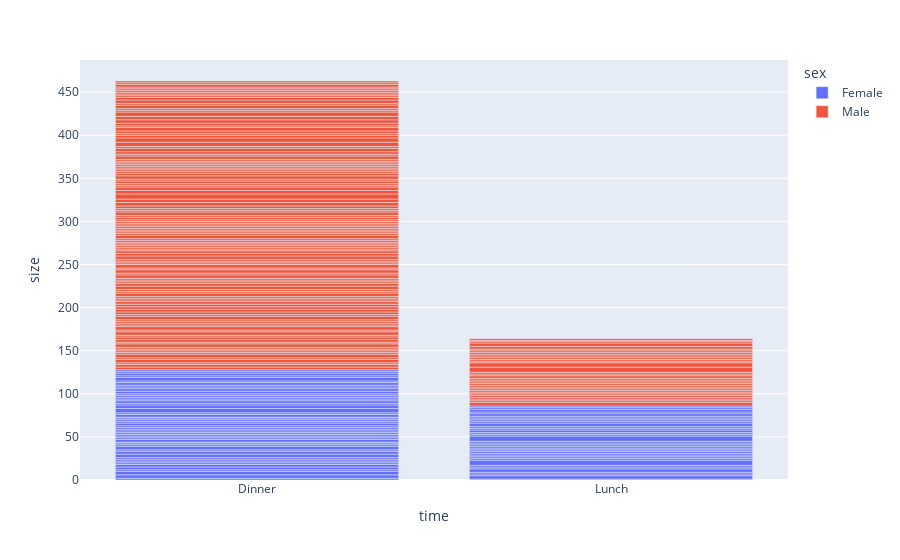

Here is the notebook cell this chart was saved with:
### Code cell
b = tips.groupby("time")['size'].sum().reset_index().T
print(b.to_string(header=False))

fig = px.bar(tips, x='time', y='size', color="sex")
fig.show()

### Figure 1 — Plotly figure (JSON) as saved in the notebook; plotly's stock layout.template omitted (floating-point values rounded to 4 significant figures; data arrays with more than 128 entries replaced by an {"elided": "..."} marker saying what was removed)
{"data": [{"alignmentgroup": "True", "hovertemplate": "sex=Female<br>time=%{x}<br>size=%{y}<extra></extra>", "legendgroup": "Female", "marker": {"color": "#636efa", "pattern": {"shape": ""}}, "name": "Female", "offsetgroup": "Female", "orientation": "v", "showlegend": true, "textposition": "auto", "type": "bar", "x": ["Dinner", "Dinner", "Dinner", "Dinner", "Dinner", "Dinner", "Dinner", "Dinner", "Dinner", "Dinner", "Dinner", "Dinner", "Dinner", "Dinner", "Dinner", "Dinner", "Dinner", "Dinner", "Dinner", "Dinner", "Dinner", "Lunch", "Lunch", "Dinner", "Dinner", "Dinner", "Dinner", "Dinner", "Dinner", "Dinner", "Dinner", "Dinner", "Dinner", "Dinner", "Dinner", "Lunch", "Lunch", "Lunch", "Lunch", "Lunch", "Lunch", "Lunch", "Lunch", "Lunch", "Lunch", "Lunch", "Lunch", "Lunch", "Lunch", "Lunch", "Lunch", "Lunch", "Lunch", "Lunch", "Lunch", "Lunch", "Lunch", "Dinner", "Dinner", "Dinner", "Dinner", "Dinner", "Dinner", "Dinner", "Dinner", "Dinner", "Dinner", "Lunch", "Lunch", "Lunch", "Lunch", "Lunch", "Lunch", "Lunch", "Dinner", "Dinner", "Dinner", "Dinner", "Dinner", "Lunch", "Lunch", "Lunch", "Lunch", "Dinner", "Dinner", "Dinner", "Dinner"], "xaxis": "x", "y": [2, 4, 4, 2, 3, 3, 2, 2, 2, 2, 4, 3, 2, 4, 2, 2, 1, 3, 2, 2, 2, 1, 4, 2, 2, 2, 2, 2, 3, 2, 2, 2, 1, 3, 2, 2, 2, 4, 2, 2, 6, 2, 2, 2, 2, 2, 2, 2, 2, 2, 2, 2, 6, 2, 2, 3, 2, 5, 4, 2, 3, 2, 2, 2, 2, 3, 3, 2, 4, 2, 2, 2, 2, 3, 2, 2, 3, 2, 4, 2, 3, 2, 2, 2, 3, 2, 2], "yaxis": "y"}, {"alignmentgroup": "True", "hovertemplate": "sex=Male<br>time=%{x}<br>size=%{y}<extra></extra>", "legendgroup": "Male", "marker": {"color": "#EF553B", "pattern": {"shape": ""}}, "name": "Male", "offsetgroup": "Male", "orientation": "v", "showlegend": true, "textposition": "auto", "type": "bar", "x": {"elided": "157 str values"}, "xaxis": "x", "y": {"elided": "157 int values"}, "yaxis": "y"}], "layout": {"barmode": "relative", "legend": {"title": {"text": "sex"}, "tracegroupgap": 0}, "margin": {"t": 60}, "xaxis": {"anchor": "y", "domain": [0, 1], "title": {"text": "time"}}, "yaxis": {"anchor": "x", "domain": [0, 1], "title": {"text": "size"}}}}
